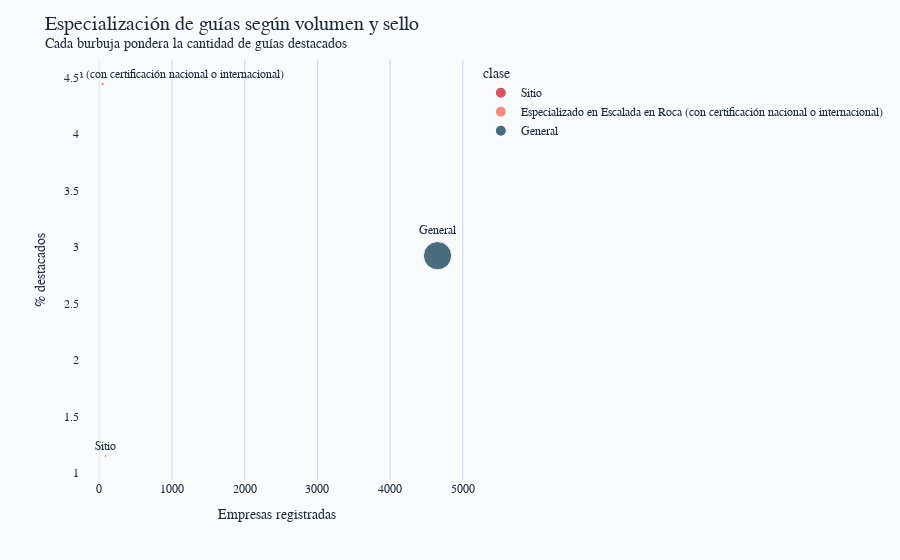

Here is the notebook cell this chart was saved with:
### Markdown cell above
#### Intensidad de especialización en guías
Para las clases de guías, combinamos la escala absoluta y el peso de los destacados para detectar segmentos con alto potencial de formación especializada.

### Code cell
guides_detail = guides.assign(
    resaltado=pd.to_numeric(guides["resaltado"], errors="coerce"),
    recuento_rut_empresa=pd.to_numeric(guides["recuento_rut_empresa"], errors="coerce")
)
guides_detail["share_resaltado"] = (
    guides_detail["resaltado"] / guides_detail["recuento_rut_empresa"]
).replace([pd.NA, pd.NaT], 0).fillna(0) * 100

fig_guides_detail = px.scatter(
    guides_detail,
    x="recuento_rut_empresa",
    y="share_resaltado",
    size="resaltado",
    text="clase",
    color="clase",
    color_discrete_sequence=ECONOMIST_COLORS,
    labels={"recuento_rut_empresa": "Empresas registradas", "share_resaltado": "% destacados"}
)
fig_guides_detail.update_traces(textposition="top center")
apply_economist_style(
    fig_guides_detail,
    title="Especialización de guías según volumen y sello",
    subtitle="Cada burbuja pondera la cantidad de guías destacados"
)
fig_guides_detail.show()

### Figure 1 — Plotly figure (JSON) as saved in the notebook; plotly's stock layout.template omitted (floating-point values rounded to 4 significant figures)
{"data": [{"hovertemplate": "clase=%{text}<br>Empresas registradas=%{x}<br>% destacados=%{y}<br>resaltado=%{marker.size}<extra></extra>", "legendgroup": "Sitio", "marker": {"color": "#c1121f", "size": [1], "sizemode": "area", "sizeref": 0.34, "symbol": "circle"}, "mode": "markers+text", "name": "Sitio", "orientation": "v", "showlegend": true, "text": ["Sitio"], "textposition": "top center", "type": "scatter", "x": [87], "xaxis": "x", "y": [1.149], "yaxis": "y"}, {"hovertemplate": "clase=%{text}<br>Empresas registradas=%{x}<br>% destacados=%{y}<br>resaltado=%{marker.size}<extra></extra>", "legendgroup": "Especializado en Escalada en Roca (con certificación nacional o internacional)", "marker": {"color": "#f25c54", "size": [2], "sizemode": "area", "sizeref": 0.34, "symbol": "circle"}, "mode": "markers+text", "name": "Especializado en Escalada en Roca (con certificación nacional o internacional)", "orientation": "v", "showlegend": true, "text": ["Especializado en Escalada en Roca (con certificación nacional o internacional)"], "textposition": "top center", "type": "scatter", "x": [45], "xaxis": "x", "y": [4.444], "yaxis": "y"}, {"hovertemplate": "clase=%{text}<br>Empresas registradas=%{x}<br>% destacados=%{y}<br>resaltado=%{marker.size}<extra></extra>", "legendgroup": "General", "marker": {"color": "#003049", "size": [136], "sizemode": "area", "sizeref": 0.34, "symbol": "circle"}, "mode": "markers+text", "name": "General", "orientation": "v", "showlegend": true, "text": ["General"], "textposition": "top center", "type": "scatter", "x": [4652], "xaxis": "x", "y": [2.923], "yaxis": "y"}], "layout": {"font": {"color": "#1e293b", "family": "Georgia, serif"}, "legend": {"font": {"family": "Georgia, serif"}, "itemsizing": "constant", "title": {"text": "clase"}, "tracegroupgap": 0}, "margin": {"t": 60}, "paper_bgcolor": "#f8fafc", "plot_bgcolor": "#f8fafc", "title": {"font": {"color": "#1e293b", "family": "Georgia, serif", "size": 20}, "text": "Especialización de guías según volumen y sello<br><sup>Cada burbuja pondera la cantidad de guías destacados</sup>"}, "xaxis": {"anchor": "y", "domain": [0, 1], "gridcolor": "#cbd5f5", "showgrid": true, "tickfont": {"family": "Georgia, serif"}, "title": {"font": {"family": "Georgia, serif"}, "text": "Empresas registradas"}}, "yaxis": {"anchor": "x", "domain": [0, 1], "showgrid": false, "tickfont": {"family": "Georgia, serif"}, "title": {"font": {"family": "Georgia, serif"}, "text": "% destacados"}}}}
